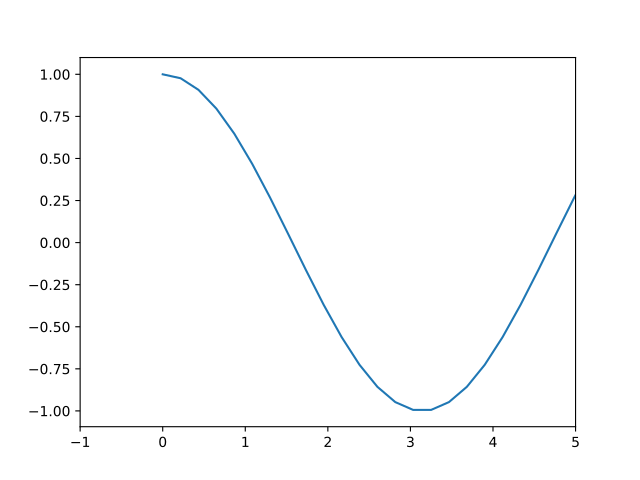

Write the Python code that produced this figure.
import numpy as np
import matplotlib.pyplot as plt

x = np.linspace(0, 2*np.pi, 30)
y = np.cos(x)
plt.plot(x, y)
plt.xlim(-1, 5)

plt.show()
